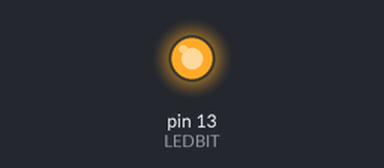
The sketch below on a simulated Arduino Uno, built with avr-gcc and run on an emulated ATmega328P. On the bench: output pins drawn as LEDs (lit = HIGH).

Above: at 0.5 s.
At 10.9 s:
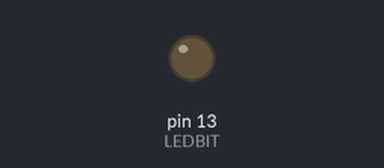
Timing chart, 0 to 12.5 s (numbered marks = the images above):
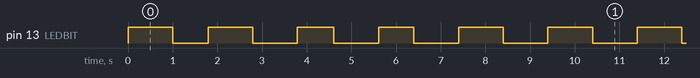

The sketch:

AVR_BlinkC.ino
```cpp
/* blick-c.pde
 *
 * Blink in "pure" C, within the Arduino environment.
 *
 * Turns on an LED on for one second, then off for one second, repeatedly.
 *
 * One of a series of "Blink" examples using various techniques.
 *   This praticular example uses pure C code writing directly to the AVR PORTS,
 *   and none of the actual Arduino library functions, but it uses the millisecond
 *   timer maintained by the arduino runtime environment for the delay loop.
 *
 * The circuit:
 *     LED connected from digital pin 13 to ground, with suitable resistor.
 *
 *     Note: On most Arduino boards, there is already an LED on the board
 *     connected to pin 13, so you don't need any extra components for this example.
 *
 * Created Nov 2009, by Bill Westfield.
 *   Based on the blink.pde example distributer with the Arduino IDE,
 *      Created 1 June 2005 By David Cuartielles
 *        based on an orginal by H. Barragan for the Wiring i/o board
 */

#define LEDPORT PORTB    // Arduino pin 13 is bit 5 of port B
#define LEDPORT_DIR DDRB
#define LEDBIT 5

/*
 * timer0_millis is a variable maintained by the arduino environment.
 * it is incremented as appropriate inside a timer0 interrupt routine,
 * and must be declared "volatile" so that the compiler knows its value
 * can change even though we don't change it.
 */
extern volatile unsigned long timer0_millis;  // maintained by arduino environment

// The setup() method runs once, when the sketch starts

void setup()   {
  // initialize the digital pin as an output:
  LEDPORT_DIR = _BV(LEDBIT);
}

// the loop() method runs over and over again,
// as long as the Arduino has power

void loop()
{
  unsigned long timeout;

  LEDPORT |= _BV(LEDBIT);         // on
  timeout = timer0_millis;        // "now"
  while (timer0_millis - timeout < 1000)  // wait till "now" is 1000 ms later.
    ; // spin for one second

  LEDPORT &= ~_BV(LEDBIT);       // off
  timeout = timer0_millis;
  while (timer0_millis - timeout < 1000)
    ; // spin for one second
}
```

Measured:
- by itself, pin 13 (LEDBIT): moves between LOW and HIGH, repeating every 9.6 s
- by itself, everything shown: repeats every 9.6 s, in 10 steps
